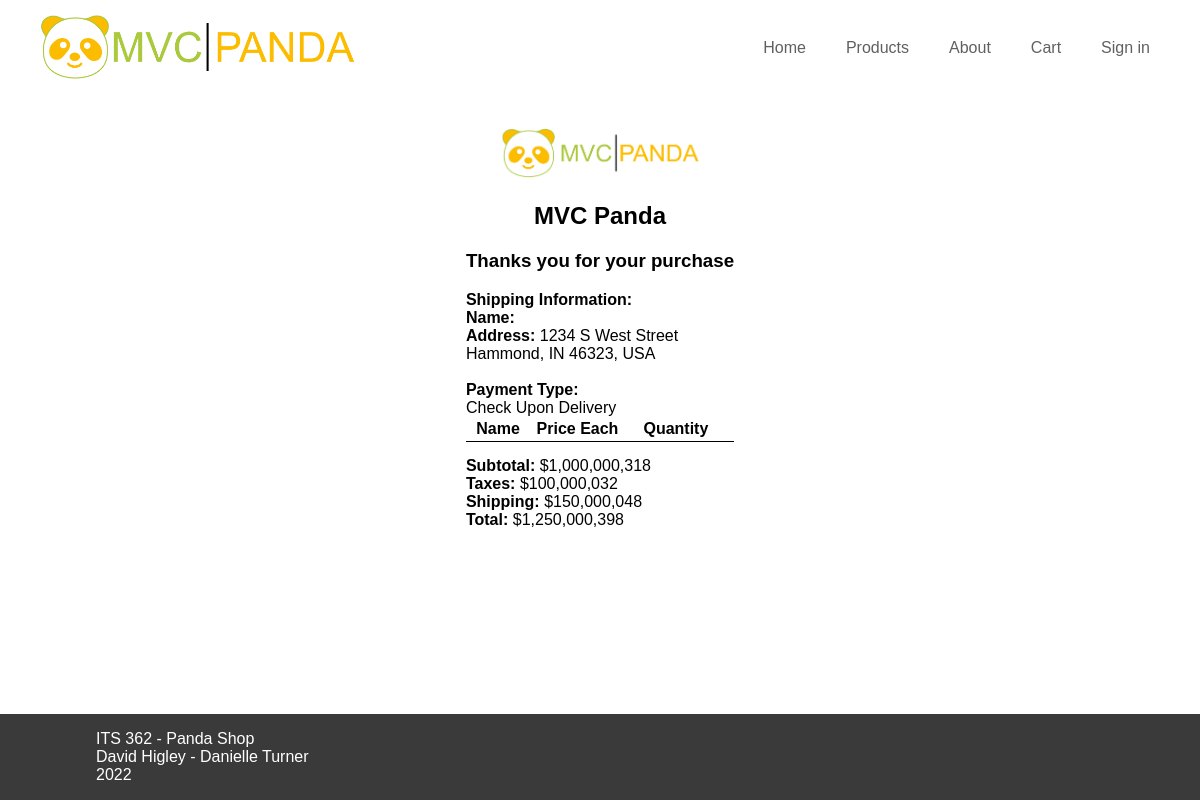
/receipt.php, run on an earlier commit of the app's database.
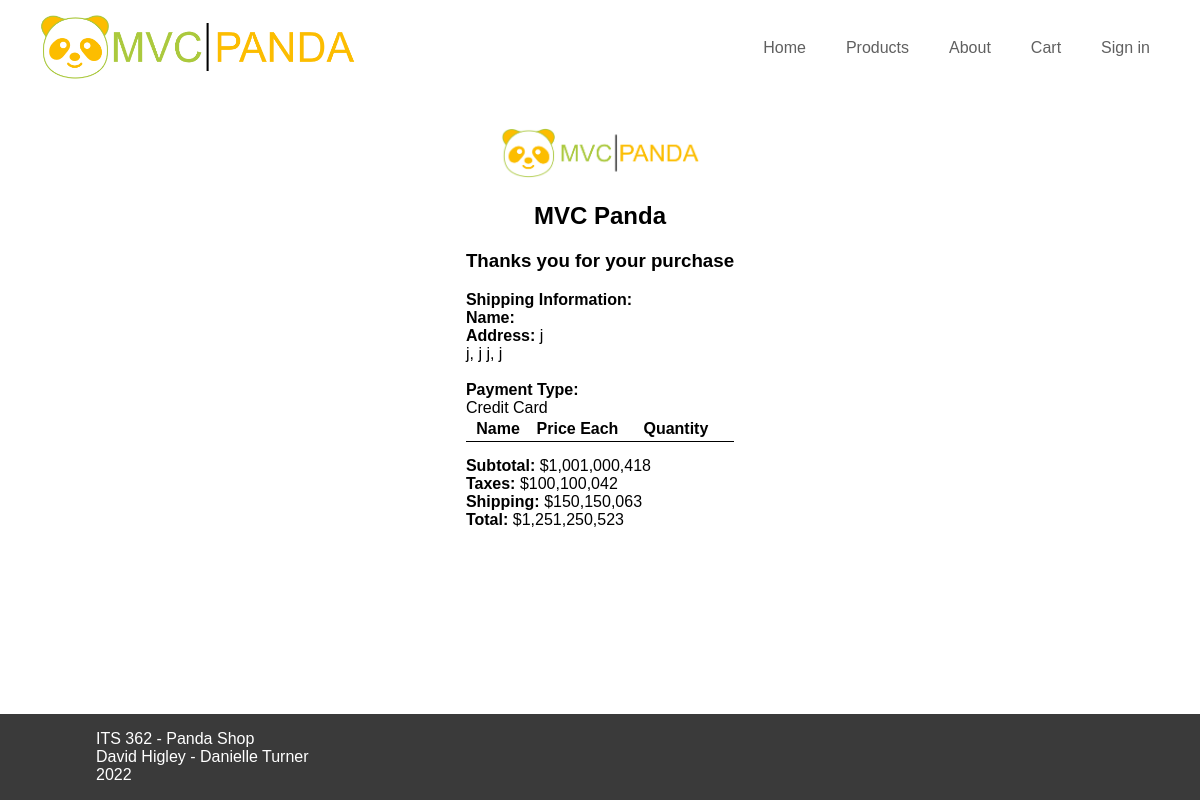
And on a later commit of the database.
### tables this page shows
CREATE TABLE "orders" (
	"OrderID"	INTEGER NOT NULL UNIQUE,
	"UserID"	INTEGER,
	"Address"	TEXT,
	"City"	TEXT,
	"State"	TEXT,
	"Country"	TEXT,
	"ZipCode"	TEXT,
	"PaymentType"	TEXT,
	"Date"	TEXT,
	"Total"	NUMERIC,
	"ShippingCost"	NUMERIC,
	"Tax"	NUMERIC,
	"Subtotal"	INTEGER,
	"Username"	TEXT,
	PRIMARY KEY("OrderID" AUTOINCREMENT),
	FOREIGN KEY("UserID") REFERENCES "users"("UserID")
);

### receipt.php (called while the page is built, shortened)
<?php
require_once __DIR__. '/model/cart.php';
require_once __DIR__. '/model/orders.php';
$order = new Orders();
$orderInformation=$order->getOrderByID($order->getLastOrderID());
require_once __DIR__ . '/view/receipt.php';
?>

### model/cart.php (called while the page is built, shortened)
<?php
class Cart {
    public function getProductCount() {
        return $_SESSION['cart_products_count'];
    }
}
?>

### model/database.php (called while the page is built, shortened)
<?php
    function getDatabase() {
        try {
            $db = new PDO("sqlite:" . __DIR__ . "/../panda.db");
        } catch(PDOException $e) {
            handle_error($e->getMessage());
            exit();
        }
        return $db;
    }
?>

### model/Model.php (called while the page is built, shortened)
<?php
require_once(__DIR__ . "/database.php");
abstract class Model {
    static $db = null;
    protected function DB(): PDO {
        return static::$db;
    }
}
?>

### model/orders.php (called while the page is built, shortened)
<?php
require_once(__DIR__ . "/database.php");
require_once(__DIR__ . "/Model.php");
class Orders extends Model {
    public function getLastOrderID()
    {
        $query=$this->DB()->prepare('SELECT OrderID FROM orders ORDER BY OrderID DESC LIMIT 1');
        $query->execute();
        return $query->fetch()['OrderID'];
    }
    public function getOrderByID($id){
        try {
            $query = $this->DB()->prepare('SELECT * FROM orders WHERE OrderID = ?');
            $query->execute(array($id));
            return $query->fetch();
        } catch(PDOException $e) {
            handle_error($e->getMessage());
        }
    }
}
?>

### view/receipt.php (the view, shortened to what this page needs)
<?php require_once __DIR__ . '/partials/header.php'; ?>
<div class="cart-area">
    <div class="cart-card">
        <center>
            <img src="images/logo-square.png" alt="mvc panda logo" style="height: 50px; width:200px">
            <h2> MVC Panda </h2>
            <h3> Thanks you for your purchase </h3>
        </center>
        <div>
            <strong> Shipping Information: </strong><br>
            <strong>Name: </strong> <?php echo $_SESSION['firstName'] ." ". $_SESSION['lastName'];?><br>
            <strong>Address:</strong> <?php echo $orderInformation['Address'];?><br>
            <label><?php echo $orderInformation['City'] . ', ' . $orderInformation['State'] ." ". $orderInformation['ZipCode'] . ', ' . $orderInformation['Country'];?></label><br>
            <br>
            <strong> Payment Type: </strong><br>
            <label><?php echo $orderInformation['PaymentType'];?> </label><br>
        </div>
        <table class="cart-table">
            <thead>
                <tr>
                    <th></th>
                    <th>Name</th>
                    <th>Price Each</th>
                    <th>Quantity</th>
                    <th></th>
                </tr>
            </thead>
        </table>
        <div class="cart-footer">
            <strong>Subtotal:</strong> $<?= number_format($orderInformation['Subtotal']);?>
            <br>
            <strong>Taxes:</strong> $<?= number_format($orderInformation['Tax']);?>
            <br>
            <strong>Shipping:</strong> $<?= number_format($orderInformation['ShippingCost']);?>
            <br>
            <strong>Total:</strong> $<?= number_format($orderInformation['Total']);?>
        </div>
    </div>
</div>
<?php require_once __DIR__ . '/partials/footer.php';?>

### view/partials/header.php (shortened to what this page needs)
<?php
require_once __DIR__ . '/../../model/cart.php';
$cart = new Cart();
?>
<!DOCTYPE html>
<html lang="en">
<head>
    <link rel="stylesheet" href="panda.css">
</head>
<body>
    <div class="page">
        <nav class="navbar">
            <a href="/" class="logo">
                <img src="images/logo-rounded.png" alt="logo">
            </a>
            <ul class="nav-links">
                <li class="nav-item"><a
                        class="<?php if (str_starts_with(strtolower($_SERVER['REQUEST_URI']), '/index') || $_SERVER['REQUEST_URI'] == '/') { print('active'); } ?>"
                        href="index.php">Home</a></li>
                <li class="nav-item"><a
                        class="<?php if (str_starts_with(strtolower($_SERVER['REQUEST_URI']), '/products')) { print('active'); } ?>"
                        href="products.php">Products</a></li>
                <li class="nav-item"><a
                        class="<?php if (str_starts_with(strtolower($_SERVER['REQUEST_URI']), '/about_us')) { print('active'); } ?>"
                        href="about_us.php">About</a></li>
                <?php if ($cart->getProductCount() > 0): ?>
                    <li class="nav-item"><a
                            class="<?php if (str_starts_with(strtolower($_SERVER['REQUEST_URI']), '/cart')) { print('active'); } ?>"
                            href="cart.php">Cart (<?= number_format(($cart->getProductCount())) ?>)</a></li>
                <?php else: ?>
                    <li class="nav-item"><a
                            class="<?php if (str_starts_with(strtolower($_SERVER['REQUEST_URI']), '/cart')) { print('active'); } ?>"
                            href="cart.php">Cart</a></li>
                <?php endif; ?>
                <?php if(!isset($_SESSION['loggedIn'])): ?>
                    <li class="nav-item"><a
                            class="<?php if (str_starts_with(strtolower($_SERVER['REQUEST_URI']), '/login')) { print('active'); } ?>"
                            href="login.php">Sign in</a></li>
                <?php endif; ?>
            </ul>
        </nav>
        <div class="main">

### view/partials/footer.php (shortened to what this page needs)
    </div>
    <div class="footer">
        <div class="footer-content">
            <div class="footer-left">
                <p>
                    ITS 362 - Panda Shop
                    <br>
                    David Higley - Danielle Turner
                    <br>
                    <?php echo date("Y"); ?>
                </p>
            </div>
        </div>
    </div>
    </div>
</body>
</html>

### panda.css (style rules this page uses)
* { box-sizing: border-box; }
body { margin: 0px; font-family: sans-serif; }
html, body { height: 100%; }
nav.navbar { width: 100%; padding-left: 30px; padding-right: 30px; display: flex; justify-content: space-between; align-items: center; padding-top: 10px; padding-bottom: 10px; margin-bottom: 15px; background-image: url(images/background.jpg); background-size: 500px; }
.navbar .logo { display: inline-block; }
.navbar .nav-links { list-style: none; display: flex; }
.navbar .nav-item a { display: inline-block; padding: 10px 15px; text-decoration: none; color: #606060; background-color: #FFF; margin-left: 5px; margin-right: 5px; margin-top: 3px; }
.navbar .logo img { height: 70px; vertical-align: middle; }
.page { min-height: 100%; display: flex; flex-direction: column; align-items: stretch; }
.navbar, .main, .footer { flex-shrink: 0; }
.main { margin-left: 8vw; margin-right: 8vw; padding: 20px; flex-grow: 1; }
.footer { background-color: #3a3a3a; }
.footer>.footer-content { margin-left: 8vw; margin-right: 8vw; color: #fff; }
.footer-content { display: flex; flex-direction: row; }
.footer-content .footer-left { flex-shrink: 0; flex-grow: 1; }
.cart-area { display: flex; justify-content: center; }
.cart-table { border-collapse: collapse; width: 100%; }
.cart-table td, th { border-bottom: 1px solid #000000; padding: 3px; }
.cart-table th { text-align: left; }
.cart-footer { margin-top: 15px; }

What changed in the data, as far as the page shows it:
no longer on this page (row unchanged): orders: OrderID+Address "1234 S West Street", OrderID+City "Hammond", OrderID+State "IN", OrderID+ZipCode "46323", OrderID+Country "USA", OrderID+PaymentType "Check Upon Delivery", OrderID+Subtotal "1,000,000,318", OrderID+Tax "100,000,032", OrderID+ShippingCost "150,000,048", OrderID+Total "1,250,000,398"
added orders: OrderID+Address "j", OrderID+City "j", OrderID+State "j", OrderID+ZipCode "j", OrderID+Country "j", OrderID+PaymentType "Credit Card", OrderID+Subtotal "1,001,000,418", OrderID+Tax "100,100,042", OrderID+ShippingCost "150,150,063", OrderID+Total "1,251,250,523"
